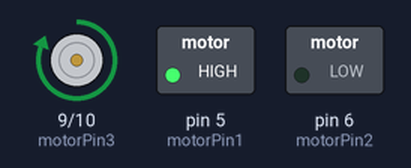
This sketch was run on a simulated Arduino Uno, built with avr-gcc and run on an emulated ATmega328P. Shown: motor-driver pin pairs drawn as motors (green arrow = first pin HIGH = forward, orange = second pin HIGH = backward, longer = more drive), switched loads named in the sketch (green lamp = pin HIGH).

Above: at 1.5 s.
At 3.5 s:
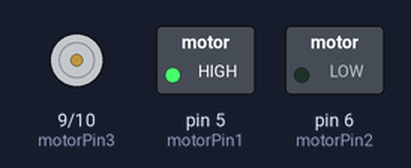
Timing chart, 0 to 4.6 s (numbered marks = the images above):
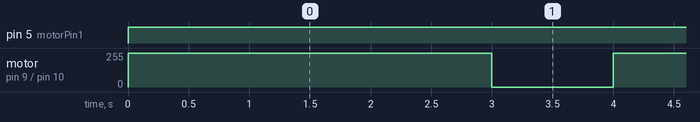

The sketch:

chasis_robot.ino
```cpp
//Welcome to E for Engineer
//L293D
//Motor A
const int motorPin1  = 5;  // Pin 14 of L293
const int motorPin2  = 6;  // Pin 10 of L293
//Motor B
const int motorPin3  = 9; // Pin  7 of L293
const int motorPin4  = 10;  // Pin  2 of L293

//This will run only one time.
void setup(){

    //Set pins as outputs
    pinMode(motorPin1, OUTPUT);
    pinMode(motorPin2, OUTPUT);
    pinMode(motorPin3, OUTPUT);
    pinMode(motorPin4, OUTPUT);

    //Motor Control - Motor A: motorPin1,motorpin2 & Motor B: motorpin3,motorpin4

}

void loop(){
    //This code  will turn Motor A & B forward  for 3 sec.

    digitalWrite(motorPin1, HIGH);
    digitalWrite(motorPin2, LOW);
    digitalWrite(motorPin3, HIGH);
    digitalWrite(motorPin4, LOW);
    delay(3000);

    //This code will turn Motor B clockwise for 1 sec.
    digitalWrite(motorPin1, HIGH);
    digitalWrite(motorPin2, LOW);
    digitalWrite(motorPin3, LOW);
    digitalWrite(motorPin4, LOW);
    delay(1000);

    digitalWrite(motorPin1, HIGH);
    digitalWrite(motorPin2, LOW);
    digitalWrite(motorPin3, HIGH);
    digitalWrite(motorPin4, LOW);
    delay(3000);

    //This code will turn Motor B clockwise for 2 sec.
    digitalWrite(motorPin1, HIGH);
    digitalWrite(motorPin2, LOW);
    digitalWrite(motorPin3, LOW);
    digitalWrite(motorPin4, LOW);
    delay(1000);

    digitalWrite(motorPin1, HIGH);
    digitalWrite(motorPin2, LOW);
    digitalWrite(motorPin3, HIGH);
    digitalWrite(motorPin4, LOW);
    delay(3000);

    //This code will turn Motor B clockwise for 2 sec.
    digitalWrite(motorPin1, HIGH);
    digitalWrite(motorPin2, LOW);
    digitalWrite(motorPin3, LOW);
    digitalWrite(motorPin4, LOW);
    delay(1000);


     digitalWrite(motorPin1, HIGH);
    digitalWrite(motorPin2, LOW);
    digitalWrite(motorPin3, HIGH);
    digitalWrite(motorPin4, LOW);
    delay(3000);

    //This code will turn Motor B clockwise for 1 sec.
    digitalWrite(motorPin1, HIGH);
    digitalWrite(motorPin2, LOW);
    digitalWrite(motorPin3, LOW);
    digitalWrite(motorPin4, LOW);
    delay(1000);

}
```

Measured:
- by itself, pin 5 (motorPin1): LOW → HIGH at 0.00 s
- by itself, motor on pin 9 (motorPin3) / pin 10 (motorPin4): alternates forward 255/255 for 3.0 s and stopped for 1.0 s
